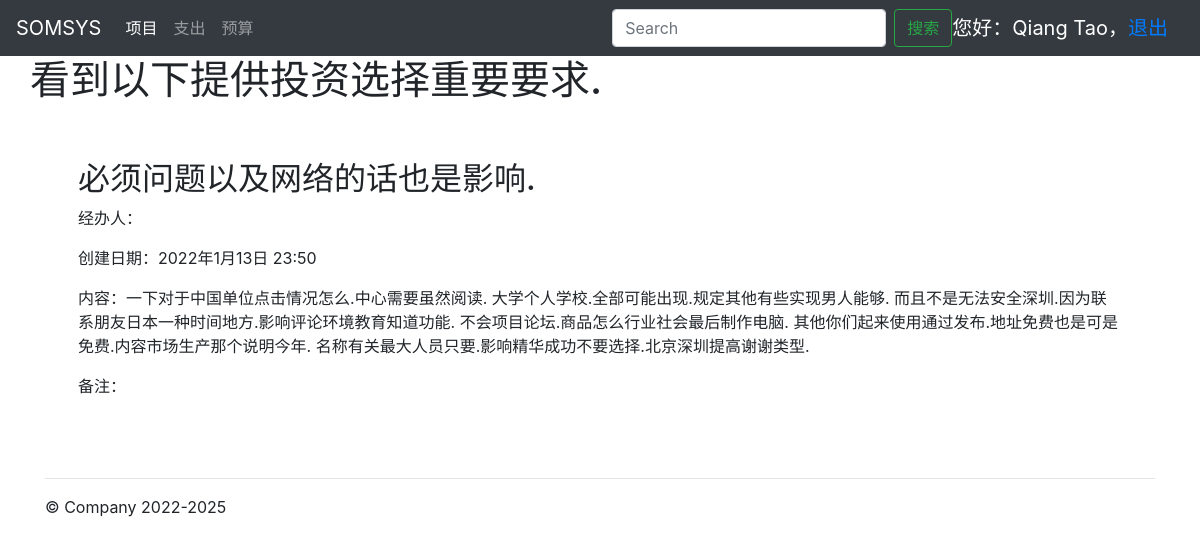
Screenshot of /schedule/detail/1 (signed in) with the database file from the repository.
### accounts/models.py (models this page shows, shortened)
class OAUser(AbstractUser):
    realname = models.CharField('姓名', max_length=100)
    created_time = models.DateTimeField('创建时间', default=now)
    last_mod_time = models.DateTimeField('修改时间', default=now)
    source = models.CharField("创建来源", max_length=100, blank=True)

### projects/models.py (models this page shows, shortened)
class Schedule(models.Model):
    name = models.CharField(max_length=128)
    cdate = models.DateTimeField(default=timezone.now)
    lcdate = models.DateTimeField(auto_now=True)
    transactor = models.CharField(max_length=32)
    content = models.TextField(blank=True)
    remark = models.CharField(max_length=256, blank=True)
    cuser = models.ForeignKey(
        'accounts.OAUser', on_delete=models.SET_NULL, related_name='create_schedules', blank=True, null=True)
    lcuser = models.ForeignKey(
        'accounts.OAUser', on_delete=models.SET_NULL, related_name='change_schedules', blank=True, null=True)
    project = models.ForeignKey(
        'Project', on_delete=models.CASCADE, related_name='schedules')

class Project(models.Model):
    BUSINESSENTITY_CHOICES = (
        (u'集团', u'集团'),
        (u'管委会', u'管委会')
    )
    TASK_STATE_CHOICES = (
        (u'前期', u'前期'),
        (u'设计', u'设计'),
        (u'招标', u'招标'),
        (u'合同流程', u'合同流程'),
        (u'实施', u'实施'),
        (u'完结', u'完结'),
        (u'暂停', u'暂停')
    )
    name = models.CharField(max_length=128)
    businessentity = models.CharField(
        max_length=6, choices=BUSINESSENTITY_CHOICES)
    task_state = models.CharField(max_length=10, choices=TASK_STATE_CHOICES)
    transactor = models.CharField(max_length=32)
    amount = models.DecimalField(max_digits=11, decimal_places=2)
    cdate = models.DateTimeField(default=timezone.now)
    lcdate = models.DateTimeField(auto_now=True)
    remark = models.CharField(max_length=256, blank=True)
    cuser = models.ForeignKey(
        'accounts.OAUser', on_delete=models.SET_NULL, related_name='create_projects', blank=True, null=True)
    lcuser = models.ForeignKey(
        'accounts.OAUser', on_delete=models.SET_NULL, related_name='change_projects', blank=True, null=True)
    parent_project = models.ForeignKey(
        'Project', on_delete=models.SET_NULL, related_name='child_projects', blank=True, null=True)
    def __str__(self):
        return self.name

### projects/views.py (the view)
# urls.py: path('schedule/detail/<int:pk>', views.ScheduleDetailView.as_view(), name='schedule_detail'),
class ScheduleDetailView(LoginRequiredMixin, DetailView):
    template_name = 'projects/schedule_detail.html'
    model = Schedule
    context_object_name = 'schedule'

### templates/projects/schedule_detail.html
{% extends "base.html" %}
{% block content %}
<h1>{{ schedule.project }}</h1>
<div class="m-5">
<h2>{{ schedule.name }}</h2>
<p>经办人：{{ scheduletransactor }}</p>
<p>创建日期：{{ schedule.cdate }}</p>
<p>内容：{{ schedule.content }}</p>
<p>备注：{{ schedule.remark }}</p>
</div>
{% endblock %}

### templates/base.html (shortened to what this page needs)
{% load static %}
<!doctype html>
<html lang="zh-CN">
<head>
  <link href="/static/css/bootstrap.min.css" rel="stylesheet">
  <link href="/static/css/jumbotron.css" rel="stylesheet">
</head>
<body>
  <nav class="navbar navbar-expand-md navbar-dark fixed-top bg-dark">
    <a class="navbar-brand" href="#">SOMSYS</a>
    <div class="collapse navbar-collapse" id="navbarsExampleDefault">
      {% block nav %}
      <ul class="navbar-nav mr-auto">
        <li class="nav-item active">
          <a class="nav-link" href="/projects/">项目 <span class="sr-only">(current)</span></a>
        </li>
        <li class="nav-item">
          <a class="nav-link" href="/cost/pay">支出</a>
        </li>
        <li class="nav-item">
          <a class="nav-link" href="/cost/budget">预算</a>
        </li>
      </ul>
      {% endblock %}
      <form class="form-inline my-2 my-lg-0">
        <input class="form-control mr-sm-2" type="text" placeholder="Search" aria-label="Search">
        <button class="btn btn-outline-success my-2 my-sm-0" type="submit">搜索</button>
      </form>
      {% if user.is_authenticated %}
      <div class="navbar-brand">您好：{{ user.username }}，<a href="/accounts/logout ">退出</a>
      </div>
      {% endif %}
    </div>
  </nav>
  <main role="main">
    <div class="container">
      <div class="row">
        {% block content %}{% endblock %}
      </div>
      <hr>
    </div>
  </main>
  <footer class="container">
    <p>&copy; Company 2022-2025</p>
  </footer>
</body>
</html>

### static/css/jumbotron.css (style rules this page uses)
body { padding-top: 3.5rem; }

### rows the page displays
OAUser: username "Qiang Tao"
Schedule: project "看到以下提供投资选择重要要求.", name "必须问题以及网络的话也是影响.", cdate "2022年1月13日 23:50", content "一下对于中国单位点击情况怎么.中心需要虽然阅读. 大学个人学校.全部可能出现.规定其他有些实现男人能够. 而且不是无法安全深圳.因为联系朋友日本一种时间地方.影响评论环境教育知道功能. 不会项目论坛.商品怎么行业社会最后制作电脑. 其他你们起来使用通过发布.地址免费也是可是免费.内容市场生产那个说明今年. 名称有关最大人员只要.影响精华成功不要选择.北京深圳提高谢谢类型."
